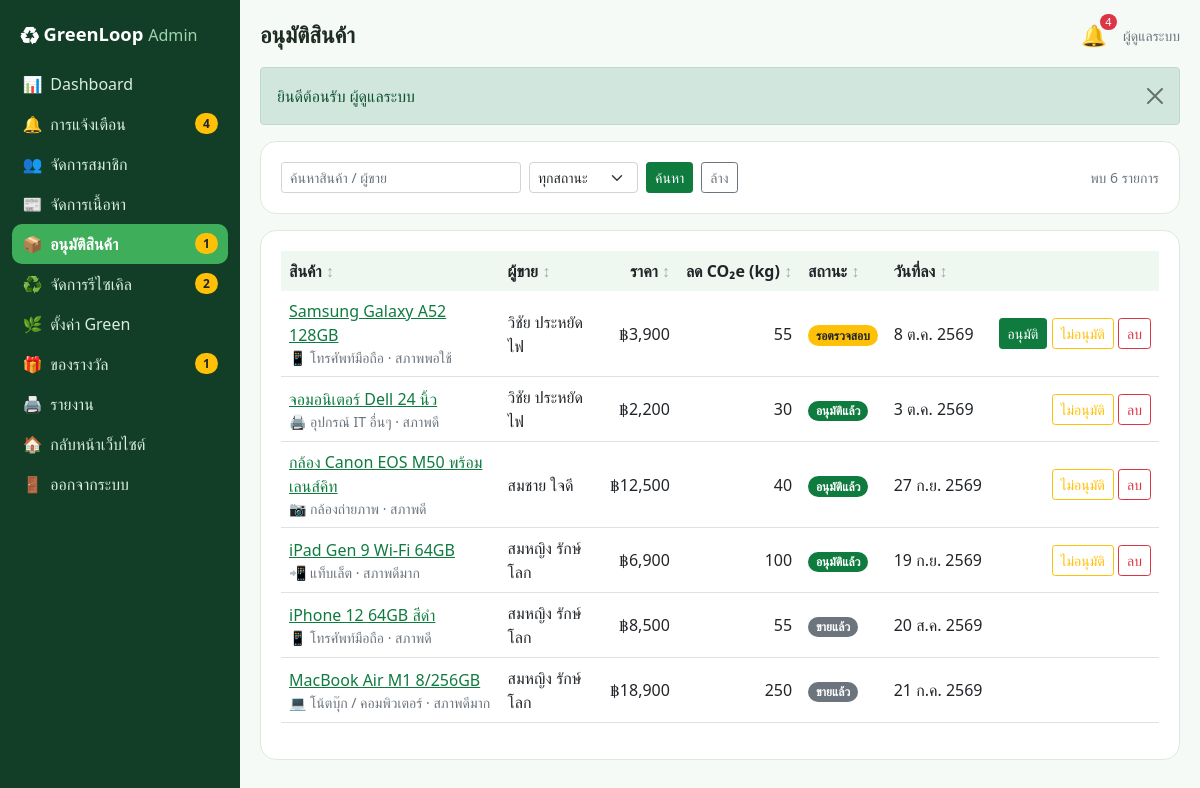
/admin/products.php (signed in), run on the app's committed database.
### tables this page shows
CREATE TABLE users (
    id INT UNSIGNED AUTO_INCREMENT PRIMARY KEY,
    name VARCHAR(100) NOT NULL,
    email VARCHAR(120) NOT NULL,
    phone VARCHAR(10) NOT NULL DEFAULT '',
    address VARCHAR(255) NOT NULL DEFAULT '',
    avatar VARCHAR(150) NULL,
    password_hash VARCHAR(255) NOT NULL,
    secret_question VARCHAR(150) NOT NULL,
    secret_answer_hash VARCHAR(255) NOT NULL,
    role ENUM('user','admin') NOT NULL DEFAULT 'user',
    status ENUM('active','suspended') NOT NULL DEFAULT 'active',
    green_points INT UNSIGNED NOT NULL DEFAULT 0,
    created_at DATETIME NOT NULL DEFAULT CURRENT_TIMESTAMP,
    UNIQUE KEY uq_users_email (email)
);

CREATE TABLE products (
    id INT UNSIGNED AUTO_INCREMENT PRIMARY KEY,
    user_id INT UNSIGNED NOT NULL,
    category_id INT UNSIGNED NOT NULL,
    title VARCHAR(150) NOT NULL,
    description TEXT NOT NULL,
    price DECIMAL(10,2) NOT NULL,
    item_condition ENUM('like_new','very_good','good','fair') NOT NULL DEFAULT 'good',
    image VARCHAR(150) NULL,
    status ENUM('pending','approved','rejected','sold','hidden') NOT NULL DEFAULT 'pending',
    created_at DATETIME NOT NULL DEFAULT CURRENT_TIMESTAMP,
    KEY idx_products_status (status),
    CONSTRAINT fk_products_user FOREIGN KEY (user_id) REFERENCES users (id) ON DELETE CASCADE,
    CONSTRAINT fk_products_category FOREIGN KEY (category_id) REFERENCES categories (id)
);

CREATE TABLE categories (
    id INT UNSIGNED AUTO_INCREMENT PRIMARY KEY,
    name VARCHAR(80) NOT NULL,
    icon VARCHAR(16) NOT NULL DEFAULT '📦',
    co2_reuse_kg DECIMAL(8,2) NOT NULL DEFAULT 0 COMMENT 'kgCO2e ที่ลดได้เมื่อใช้ซ้ำ 1 ชิ้น',
    co2_recycle_per_kg DECIMAL(8,2) NOT NULL DEFAULT 0 COMMENT 'kgCO2e ที่ลดได้เมื่อรีไซเคิล 1 กก.'
);

### admin/products.php (the view, shortened to what this page needs)
<?php
require __DIR__ . '/../includes/init.php';
require_admin();
$where = ['1 = 1'];
$args = [];
$list = rows("SELECT p.*, c.name AS cat_name, c.icon, c.co2_reuse_kg, u.name AS seller FROM products p JOIN categories c ON c.id = p.category_id JOIN users u ON u.id = p.user_id
    WHERE " . implode(' AND ', $where) . " ORDER BY FIELD(p.status, 'pending') DESC, p.id DESC", $args);
$title = 'อนุมัติสินค้า';
require __DIR__ . '/../includes/admin_header.php';
?>
<form class="panel mb-3" method="get">
  <div class="d-flex gap-2 flex-wrap">
    <input type="search" name="q" class="form-control form-control-sm" style="width:240px" value="<?= e(get('q')) ?>" placeholder="ค้นหาสินค้า / ผู้ขาย" aria-label="ค้นหาสินค้า">
    <select name="status" class="form-select form-select-sm" style="width:auto" aria-label="สถานะ"><option value="">ทุกสถานะ</option>
      <?php foreach (['pending', 'approved', 'rejected', 'sold', 'hidden'] as $k): ?><option value="<?= $k ?>" <?= get('status') === $k ? 'selected' : '' ?>><?= e(STATUS_LABELS[$k][0]) ?></option><?php endforeach; ?></select>
    <button class="btn btn-success btn-sm">ค้นหา</button><a class="btn btn-outline-secondary btn-sm" href="<?= e(url('admin/products.php')) ?>">ล้าง</a>
    <span class="small text-muted ms-auto align-self-center">พบ <?= count($list) ?> รายการ</span>
  </div>
</form>
<div class="panel">
  <?php if (!$list): ?><div class="empty">ไม่พบสินค้าตามเงื่อนไข</div><?php else: ?>
  <div class="table-responsive"><table class="table">
    <thead><tr><th data-sort>สินค้า</th><th data-sort>ผู้ขาย</th><th data-sort="num" class="text-end">ราคา</th><th data-sort="num" class="text-end">ลด CO₂e (kg)</th><th data-sort>สถานะ</th><th data-sort>วันที่ลง</th><th></th></tr></thead>
    <tbody><?php foreach ($list as $p): ?>
      <tr><td><a href="<?= e(url('product.php?id=' . $p['id'])) ?>" target="_blank" rel="noopener"><?= e($p['title']) ?></a><div class="small text-muted"><?= e($p['icon'] . ' ' . $p['cat_name']) ?> · สภาพ<?= CONDITIONS[$p['item_condition']] ?></div></td>
        <td><?= e($p['seller']) ?></td><td class="text-end" data-value="<?= (float) $p['price'] ?>"><?= baht($p['price']) ?></td><td class="text-end"><?= num($p['co2_reuse_kg'], 0) ?></td>
        <td><?= badge($p['status']) ?></td><td data-value="<?= e($p['created_at']) ?>" class="text-nowrap"><?= thai_date($p['created_at'], false) ?></td>
        <td class="text-end text-nowrap"><?php if ($p['status'] !== 'sold'): ?>
          <?php foreach (['approved' => ['อนุมัติ', 'btn-success'], 'rejected' => ['ไม่อนุมัติ', 'btn-outline-warning']] as $act => $b): if ($p['status'] !== $act): ?>
            <form method="post" class="d-inline"><button class="btn btn-sm <?= $b[1] ?>"><?= $b[0] ?></button></form>
          <?php endif; endforeach; ?>
          <form method="post" class="d-inline" data-confirm="ลบสินค้านี้?"><button class="btn btn-sm btn-outline-danger">ลบ</button></form>
        <?php endif; ?></td></tr>
    <?php endforeach; ?></tbody>
  </table></div>
  <?php endif; ?>
</div>
<?php require __DIR__ . '/../includes/admin_footer.php'; ?>

### includes/admin_header.php (shortened to what this page needs)
<?php
$self = basename($_SERVER['SCRIPT_NAME']);
$unread = (int) val('SELECT COUNT(*) FROM notifications WHERE is_read = 0');
$pending = [
    'products.php' => (int) val("SELECT COUNT(*) FROM products WHERE status = 'pending'"),
    'recycles.php' => (int) val("SELECT COUNT(*) FROM recycle_requests WHERE status IN ('pending', 'accepted')"),
    'rewards.php' => (int) val("SELECT COUNT(*) FROM redemptions WHERE status = 'pending'"),
    'notifications.php' => $unread,
];
$menu = [
    'index.php' => ['📊', 'Dashboard'],
    'notifications.php' => ['🔔', 'การแจ้งเตือน'],
    'users.php' => ['👥', 'จัดการสมาชิก'],
    'contents.php' => ['📰', 'จัดการเนื้อหา'],
    'products.php' => ['📦', 'อนุมัติสินค้า'],
    'recycles.php' => ['♻️', 'จัดการรีไซเคิล'],
    'green.php' => ['🌿', 'ตั้งค่า Green'],
    'rewards.php' => ['🎁', 'ของรางวัล'],
    'reports.php' => ['🖨️', 'รายงาน'],
];
?>
<!doctype html>
<html lang="th">
<head>
<link href="<?= e(url('assets/vendor/bootstrap.min.css')) ?>" rel="stylesheet">
<link href="<?= e(url('assets/css/style.css')) ?>?v=1" rel="stylesheet">
</head>
<body class="admin">
<div class="admin-shell">
  <aside class="admin-side">
    <a class="brand" href="<?= e(url('admin/index.php')) ?>">♻ GreenLoop <small>Admin</small></a>
    <nav>
    <?php foreach ($menu as $file => $m): ?>
      <a class="item <?= $self === $file ? 'active' : '' ?>" href="<?= e(url('admin/' . $file)) ?>"><span><?= $m[0] ?></span> <?= $m[1] ?>
        <?php if (!empty($pending[$file])): ?><span class="badge rounded-pill bg-warning text-dark"><?= $pending[$file] ?></span><?php endif; ?></a>
    <?php endforeach; ?>
      <a class="item" href="<?= e(url('index.php')) ?>"><span>🏠</span> กลับหน้าเว็บไซต์</a>
      <form method="post" action="<?= e(url('logout.php')) ?>"><?= csrf_field() ?><button class="item"><span>🚪</span> ออกจากระบบ</button></form>
    </nav>
  </aside>
  <div class="admin-main">
    <div class="admin-top">
      <h1><?= e(isset($title) ? $title : 'Admin') ?></h1>
      <div class="d-flex align-items-center gap-3">
        <a class="bell" href="<?= e(url('admin/notifications.php')) ?>" title="การแจ้งเตือน">🔔<?php if ($unread): ?><span class="dot"><?= $unread ?></span><?php endif; ?></a>
        <span class="small text-muted"><?= e(user()['name']) ?></span>
      </div>
    </div>
    <?php if (!empty($_SESSION['flash'])): foreach ($_SESSION['flash'] as $flashMsg): ?>
      <div class="alert alert-<?= e($flashMsg[0]) ?> alert-dismissible fade show" role="alert"><?= e($flashMsg[1]) ?><button type="button" class="btn-close" data-bs-dismiss="alert" aria-label="ปิด"></button></div>
    <?php endforeach; unset($_SESSION['flash']); endif; ?>

### includes/init.php (shortened to what this page needs)
<?php
function db()
{
    static $pdo = null;
    if ($pdo === null) {
        $c = require ROOT_PATH . '/config.php';
        try {
            $pdo = new PDO(
                "mysql:host={$c['db_host']};port={$c['db_port']};dbname={$c['db_name']};charset=utf8mb4",
                $c['db_user'],
                $c['db_pass'],
                [
                    PDO::ATTR_ERRMODE => PDO::ERRMODE_EXCEPTION,
                    PDO::ATTR_DEFAULT_FETCH_MODE => PDO::FETCH_ASSOC,
                    PDO::ATTR_EMULATE_PREPARES => false,
                ]
            );
            $pdo->exec("SET time_zone = '+07:00'");
        } catch (PDOException $ex) {
            http_response_code(500);
            exit('<h3>เชื่อมต่อฐานข้อมูลไม่ได้</h3><p>กรุณานำเข้าไฟล์ <code>database.sql</code> และตรวจสอบการตั้งค่าใน <code>config.php</code></p>');
        }
    }
    return $pdo;
}
function q($sql, $params = [])
{
    $st = db()->prepare($sql);
    $st->execute($params);
    return $st;
}
function row($sql, $params = [])
{
    $r = q($sql, $params)->fetch();
    return $r ?: null;
}
function rows($sql, $params = [])
{
    return q($sql, $params)->fetchAll();
}
function val($sql, $params = [])
{
    return q($sql, $params)->fetchColumn();
}
function e($s)
{
    return htmlspecialchars((string) $s, ENT_QUOTES, 'UTF-8');
}
function url($path = '')
{
    return BASE_URL . '/' . ltrim($path, '/');
}
function get($key, $default = '')
{
    return isset($_GET[$key]) && is_string($_GET[$key]) ? trim($_GET[$key]) : $default;
}
function baht($n)
{
    $n = (float) $n;
    return '฿' . number_format($n, floor($n) == $n ? 0 : 2);
}
function num($n, $dec = 2)
{
    $s = number_format((float) $n, $dec);
    return $dec > 0 ? rtrim(rtrim($s, '0'), '.') : $s;
}
function thai_date($dt, $time = true)
{
    $t = strtotime($dt);
    $m = ['', 'ม.ค.', 'ก.พ.', 'มี.ค.', 'เม.ย.', 'พ.ค.', 'มิ.ย.', 'ก.ค.', 'ส.ค.', 'ก.ย.', 'ต.ค.', 'พ.ย.', 'ธ.ค.'];
    return date('j', $t) . ' ' . $m[(int) date('n', $t)] . ' ' . (date('Y', $t) + 543) . ($time ? ' ' . date('H:i', $t) : '');
}
function badge($status)
{
    $s = isset(STATUS_LABELS[$status]) ? STATUS_LABELS[$status] : [$status, 'secondary'];
    return '<span class="badge rounded-pill bg-' . $s[1] . ($s[1] === 'warning' || $s[1] === 'info' ? ' text-dark' : '') . '">' . e($s[0]) . '</span>';
}
function user()
{
    static $u = false;
    if ($u === false) {
        $u = empty($_SESSION['uid']) ? null : row('SELECT * FROM users WHERE id = ?', [$_SESSION['uid']]);
    }
    return $u;
}
function require_login()
{
    if (!user()) {
        $_SESSION['after_login'] = $_SERVER['REQUEST_URI'];
        flash('กรุณาเข้าสู่ระบบก่อนใช้งาน', 'warning');
        redirect('login.php');
    }
    return user();
}
function require_admin()
{
    $u = require_login();
    return $u;
}

### assets/css/style.css (style rules this page uses)
:root { --gl-green: #0f7b3f; --gl-green-2: #3fae5a; --gl-soft: #eef7f0; --gl-line: #dbeadf; --gl-ink: #1d2b22; }
body { font-family: "Leelawadee UI", "Sarabun", "TH Sarabun New", Tahoma, "Segoe UI", sans-serif; background: #f6faf7; color: var(--gl-ink); min-height: 100vh; display: flex; flex-direction: column; }
a { color: var(--gl-green); }
.btn-success { background: var(--gl-green); border-color: var(--gl-green); }
.bg-success { background-color: var(--gl-green) !important; }
.panel { background: #fff; border: 1px solid var(--gl-line); border-radius: 16px; padding: 1.25rem; }
.panel + .panel { margin-top: 1rem; }
.table { vertical-align: middle; }
.table thead th { white-space: nowrap; background: var(--gl-soft); border-bottom: 0; font-weight: 600; }
th[data-sort] { cursor: pointer; user-select: none; }
th[data-sort]::after { content: " ↕"; opacity: .35; }
.admin-shell { display: flex; min-height: 100vh; width: 100%; }
.admin-side { width: 240px; flex-shrink: 0; background: #123d26; color: #d9eedf; padding: 1rem .75rem; }
.admin-side .brand { display: block; color: #fff; font-weight: 700; font-size: 1.15rem; text-decoration: none; padding: .25rem .5rem 1rem; }
.admin-side .brand small { color: #9fd3ae; font-weight: 500; }
.admin-side .item { display: flex; align-items: center; gap: .5rem; width: 100%; color: #d9eedf; text-decoration: none; padding: .5rem .65rem; border-radius: 10px; border: 0; background: none; text-align: left; white-space: nowrap; }
.admin-side .item.active { background: var(--gl-green-2); color: #fff; font-weight: 600; }
.admin-side .item .badge { margin-left: auto; }
.admin-main { flex: 1; min-width: 0; padding: 1.25rem; }
.admin-top { display: flex; justify-content: space-between; align-items: center; margin-bottom: 1rem; gap: 1rem; }
.admin-top h1 { font-size: 1.4rem; font-weight: 700; margin: 0; }
.bell { position: relative; font-size: 1.3rem; text-decoration: none; }
.bell .dot { position: absolute; top: -6px; right: -10px; background: #dc3545; color: #fff; font-size: .68rem; border-radius: 999px; padding: 0 .35rem; }

### data on the page
users: name "ผู้ดูแลระบบ"
products: title "Samsung Galaxy A52 128GB", category.name "📱 โทรศัพท์มือถือ", item_condition "พอใช้", user.name "วิชัย ประหยัดไฟ", price "฿3,900", category.co2_reuse_kg "55", status "รอตรวจสอบ", created_at "8 ต.ค. 2569", b "อนุมัติ", b "ไม่อนุมัติ"
products: title "จอมอนิเตอร์ Dell 24 นิ้ว", category.name "🖨️ อุปกรณ์ IT อื่นๆ", item_condition "ดี", user.name "วิชัย ประหยัดไฟ", price "฿2,200", category.co2_reuse_kg "30", status "อนุมัติแล้ว", created_at "3 ต.ค. 2569", b "ไม่อนุมัติ"
products: title "กล้อง Canon EOS M50 พร้อมเลนส์คิท", category.name "📷 กล้องถ่ายภาพ", item_condition "ดี", user.name "สมชาย ใจดี", price "฿12,500", category.co2_reuse_kg "40", status "อนุมัติแล้ว", created_at "27 ก.ย. 2569", b "ไม่อนุมัติ"
products: title "iPad Gen 9 Wi-Fi 64GB", category.name "📲 แท็บเล็ต", item_condition "ดีมาก", user.name "สมหญิง รักษ์โลก", price "฿6,900", category.co2_reuse_kg "100", status "อนุมัติแล้ว", created_at "19 ก.ย. 2569", b "ไม่อนุมัติ"
products: title "iPhone 12 64GB สีดำ", category.name "📱 โทรศัพท์มือถือ", item_condition "ดี", user.name "สมหญิง รักษ์โลก", price "฿8,500", category.co2_reuse_kg "55", status "ขายแล้ว", created_at "20 ส.ค. 2569"
products: title "MacBook Air M1 8/256GB", category.name "💻 โน้ตบุ๊ก / คอมพิวเตอร์", item_condition "ดีมาก", user.name "สมหญิง รักษ์โลก", price "฿18,900", category.co2_reuse_kg "250", status "ขายแล้ว", created_at "21 ก.ค. 2569"

### other printed values
$m[0] "📊"
$m[1] "Dashboard"
$m[0] "🔔"
$m[1] "การแจ้งเตือน"
$pending[$file] "4"
$m[0] "👥"
$m[1] "จัดการสมาชิก"
$m[0] "📰"
$m[1] "จัดการเนื้อหา"
$m[0] "📦"
$m[1] "อนุมัติสินค้า"
$pending[$file] "1"
$m[0] "♻️"
$m[1] "จัดการรีไซเคิล"
$pending[$file] "2"
